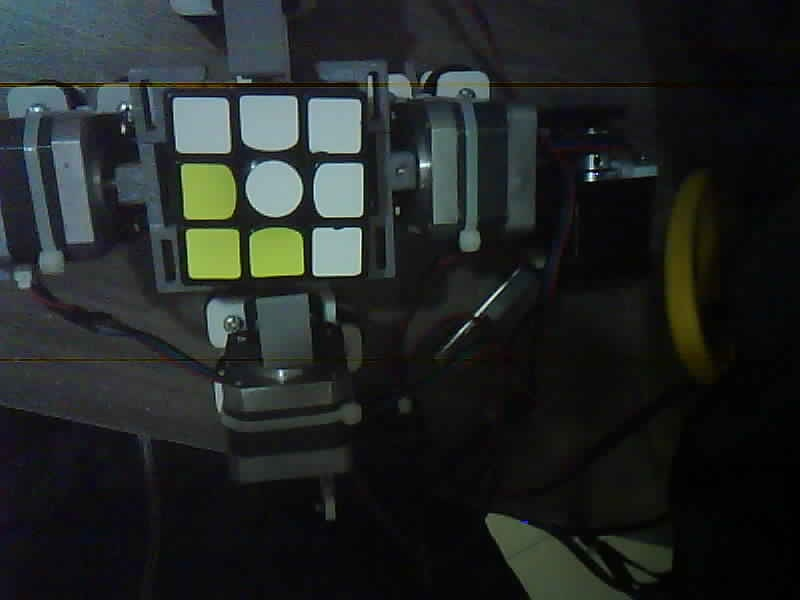
#> input picture CreateSolution/Python_Code/wifi_image/w.jpg, 800 x 600 px
$ python find_HSVcolor_range.py
#> lines starting #> are read from the running program, lines starting #| are printed output that depends on the picture; after the words box and inside, x2 and y2 are one past the last pixel; in counts of white or black regions, pixels touching at a corner belong together
import cv2
import urllib.request
import numpy as np


def nothing(x):
    pass


# change the IP address below according to the
# IP shown in the Serial monitor of Arduino code
# url='http://172.20.10.7/cam-lo.jpg'

cv2.namedWindow("live transmission", cv2.WINDOW_AUTOSIZE)

cv2.namedWindow("Tracking")
cv2.createTrackbar("LH", "Tracking", 0, 255, nothing)
#> slider 'LH' is set to 51
cv2.createTrackbar("LS", "Tracking", 0, 255, nothing)
#> slider 'LS' is set to 51
cv2.createTrackbar("LV", "Tracking", 0, 255, nothing)
#> slider 'LV' is set to 51
cv2.createTrackbar("UH", "Tracking", 255, 255, nothing)
cv2.createTrackbar("US", "Tracking", 255, 255, nothing)
cv2.createTrackbar("UV", "Tracking", 255, 255, nothing)

while True:
    # img_resp = urllib.request.urlopen(url)
    # imgnp = np.array(bytearray(img_resp.read()), dtype=np.uint8)
    # frame = cv2.imdecode(imgnp, -1)

    frame = cv2.imread("wifi_image/w.jpg", 1)
#> frame is the input picture: shape (600, 800, 3); mean B, G, R 37.2, 38.2, 34
    frame = cv2.blur(frame, (5, 5))

    hsv = cv2.cvtColor(frame, cv2.COLOR_BGR2HSV)
#> hsv: shape (600, 800, 3); mean H, S, V 64.8, 48.9, 40.9

    l_h = cv2.getTrackbarPos("LH", "Tracking")
    l_s = cv2.getTrackbarPos("LS", "Tracking")
    l_v = cv2.getTrackbarPos("LV", "Tracking")

    u_h = cv2.getTrackbarPos("UH", "Tracking")
    u_s = cv2.getTrackbarPos("US", "Tracking")
    u_v = cv2.getTrackbarPos("UV", "Tracking")

    l_b = np.array([l_h, l_s, l_v])
    u_b = np.array([u_h, u_s, u_v])

    mask = cv2.inRange(hsv, l_b, u_b)
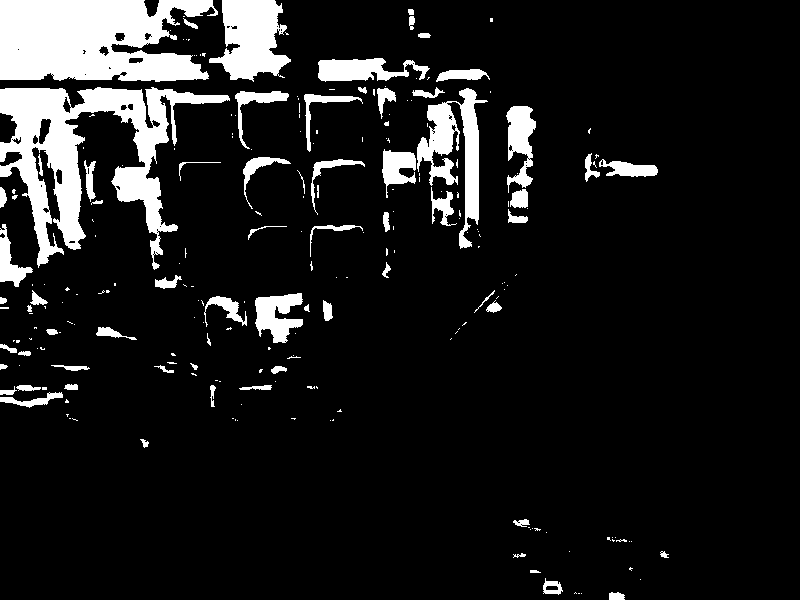
#> mask: shape (600, 800); 11% white; 229 white regions (160 under 20 px), largest, box (x1, y1, x2, y2) and area: (0, 87, 230, 270) 14330, (0, 0, 218, 82) 13907, (209, 0, 291, 82) 4224
    res = cv2.bitwise_and(frame, frame, mask=mask)
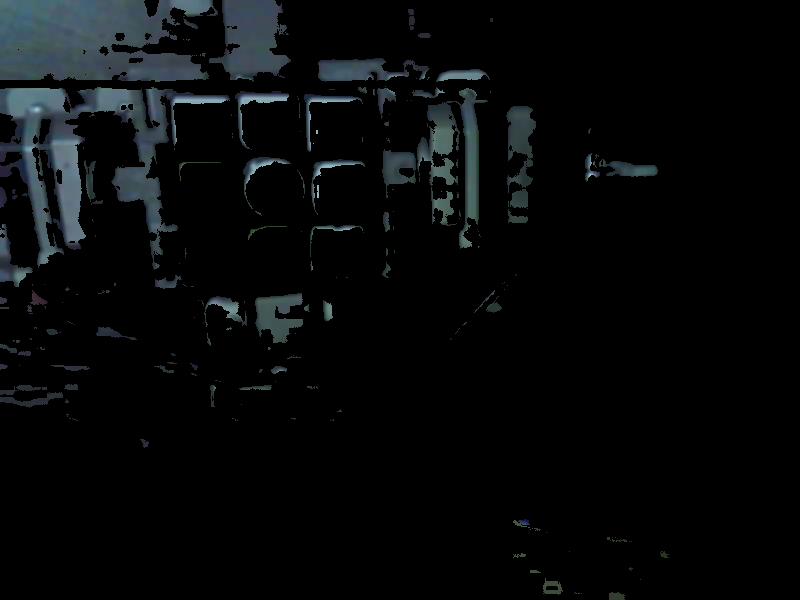
#> res: shape (600, 800, 3); mean B, G, R 9.8, 9, 7.1

    # cv2.imshow("live transmission", frame)
    cv2.imshow("mask", mask)
    cv2.imshow("res", res)
    key = cv2.waitKey(5)
#> (key q is pressed here)
    if key == ord('q'):
        break

cv2.destroyAllWindows()
